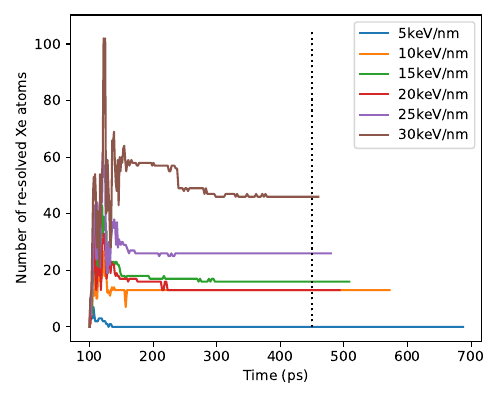

The script that saved this image:
#!/usr/bin/env python

import sys
import matplotlib.pyplot as plt

files = sys.argv[1:]

plt.figure(figsize=(5,4))

for file in files:
    with open(file) as f:
        l = f.readlines()

    l = l[2:]
    l_time = []
    for line in l:
        tmp = line.split()
        l_time.append(float(tmp[2]))

    frameFile = 'frames' + file[file.find('.'):]
    with open(frameFile) as f:
        j = f.readlines()
    j = [int(x) for x in j]

    energy = file[file.find('ang')+3:file.find('pnm')] + '/nm'
    plt.plot(l_time[:len(j)], j, label=energy)
    plt.vlines(x=450, ymin=0, ymax=105, ls='dotted', colors='black')
    #plt.vlines(x=450, ymin=0, ymax=225, ls='dotted', colors='black')

plt.xlabel('Time (ps)')
plt.ylabel('Number of re-solved Xe atoms')
#plt.xlim(100, 1000)

plt.legend()
plt.tight_layout()
plt.savefig('resol_time.pdf')
